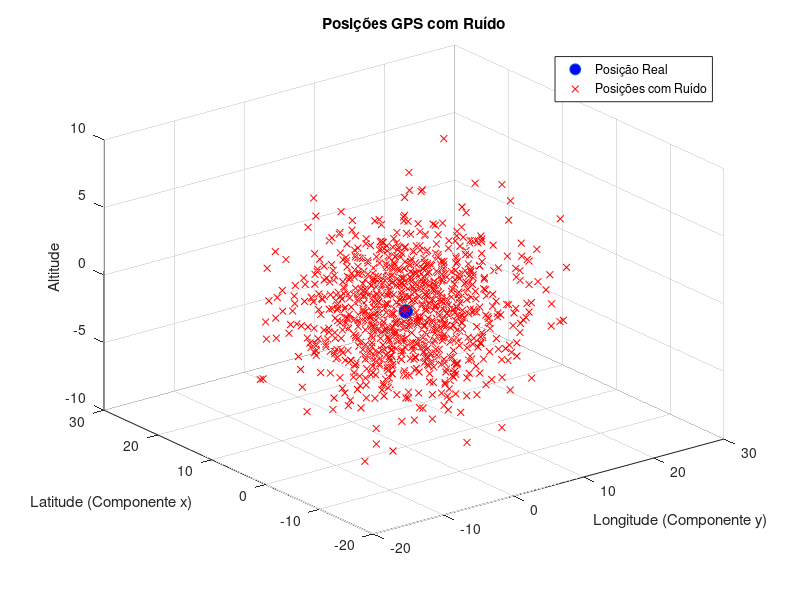
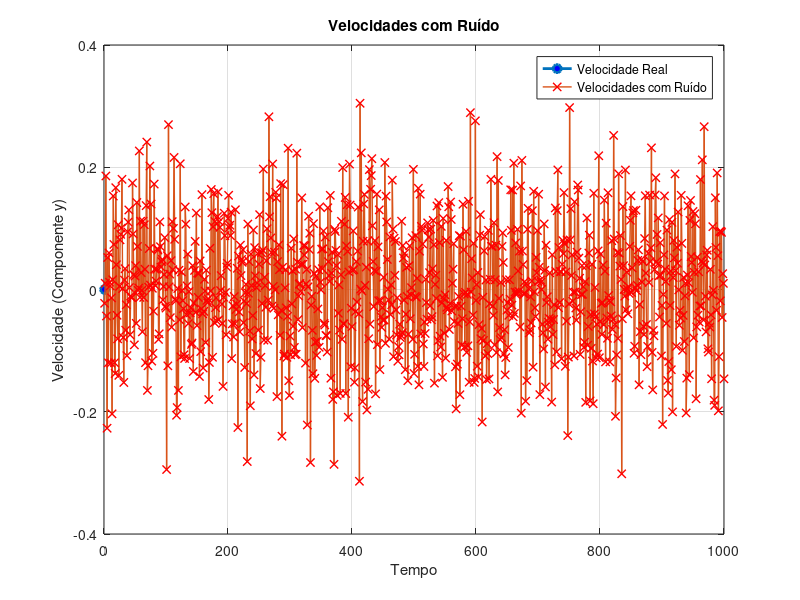

These figures' MATLAB source, in order:
% Parâmetros de ruído
std_dev_pos_hor = 6.0;
std_dev_pos_ver = 3.0;
std_dev_vel_hor = 0.1;
std_dev_vel_ver = 0.1;

% Número de pontos a serem gerados
num_pontos = 1000;

% Posição GPS real (latitude, longitude, altitude)
posicao_real = [0, 0, 0];

% Velocidade GPS real (latitude, longitude, altitude)
velocidade_real = [0, 0, 0];

% Inicialização dos vetores para armazenar as posições e velocidades com ruído
posicoes_com_ruido = zeros(num_pontos, 3);
velocidades_com_ruido = zeros(num_pontos, 3);

% Loop para gerar as posições e velocidades com ruído
for i = 1:num_pontos
    % Adiciona ruído às componentes horizontal e vertical da posição
    posicao_com_ruido = posicao_real + [std_dev_pos_hor * randn, std_dev_pos_hor * randn, std_dev_pos_ver * randn];

    % Adiciona ruído às componentes horizontal e vertical da velocidade
    velocidade_com_ruido = velocidade_real + [std_dev_vel_hor * randn, std_dev_vel_hor * randn, std_dev_vel_ver * randn];

    % Armazena a posição e velocidade com ruído nos vetores
    posicoes_com_ruido(i, :) = posicao_com_ruido;
    velocidades_com_ruido(i, :) = velocidade_com_ruido;
end

% Cálculo dos desvios padrão
desvio_padrao_pos_horizontal_x = std(posicoes_com_ruido(:, 1)); % Componente x
desvio_padrao_pos_horizontal_y = std(posicoes_com_ruido(:, 2)); % Componente y
desvio_padrao_pos_vertical = std(posicoes_com_ruido(:, 3));
desvio_padrao_vel_horizontal_x = std(velocidades_com_ruido(:, 1)); % Componente x
desvio_padrao_vel_horizontal_y = std(velocidades_com_ruido(:, 2)); % Componente y
desvio_padrao_vel_vertical = std(velocidades_com_ruido(:, 3));

% Exibe os valores reais das posições e velocidades
disp(['Posição Real: ', num2str(posicao_real)]);
disp(['Velocidade Real: ', num2str(velocidade_real)]);

% Exibe os desvios padrão das posições
disp(['Desvio Padrão Posições Horizontal (Componente x): ', num2str(desvio_padrao_pos_horizontal_x), ' metros']);
disp(['Desvio Padrão Posições Horizontal (Componente y): ', num2str(desvio_padrao_pos_horizontal_y), ' metros']);
disp(['Desvio Padrão Posições Vertical: ', num2str(desvio_padrao_pos_vertical), ' metros']);

% Exibe os desvios padrão das velocidades
disp(['Desvio Padrão Velocidades Horizontal (Componente x): ', num2str(desvio_padrao_vel_horizontal_x), ' (m/s)']);
disp(['Desvio Padrão Velocidades Horizontal (Componente y): ', num2str(desvio_padrao_vel_horizontal_y), ' (m/s)']);
disp(['Desvio Padrão Velocidades Vertical: ', num2str(desvio_padrao_vel_vertical), ' (m/s)']);

% Restante do código permanece igual

% Plotagem das posições em 3D
figure;
plot3(posicao_real(2), posicao_real(1), posicao_real(3), 'o', 'MarkerSize', 10, 'MarkerFaceColor', 'b');
hold on;
plot3(posicoes_com_ruido(:, 2), posicoes_com_ruido(:, 1), posicoes_com_ruido(:, 3), 'x', 'MarkerSize', 5, 'MarkerEdgeColor', 'r');
hold off;

title('Posições GPS com Ruído');
xlabel('Longitude (Componente y)');
ylabel('Latitude (Componente x)');
zlabel('Altitude');
legend('Posição Real', 'Posições com Ruído');
grid on;

% Plotagem das velocidades
figure;
plot(velocidade_real(2), 'o-', 'LineWidth', 2, 'MarkerFaceColor', 'b'); % Componente y
hold on;
plot(velocidades_com_ruido(:, 2), 'x-', 'LineWidth', 1, 'MarkerEdgeColor', 'r'); % Componente y
hold off;

title('Velocidades com Ruído');
xlabel('Tempo');
ylabel('Velocidade (Componente y)');
legend('Velocidade Real', 'Velocidades com Ruído');
grid on;
